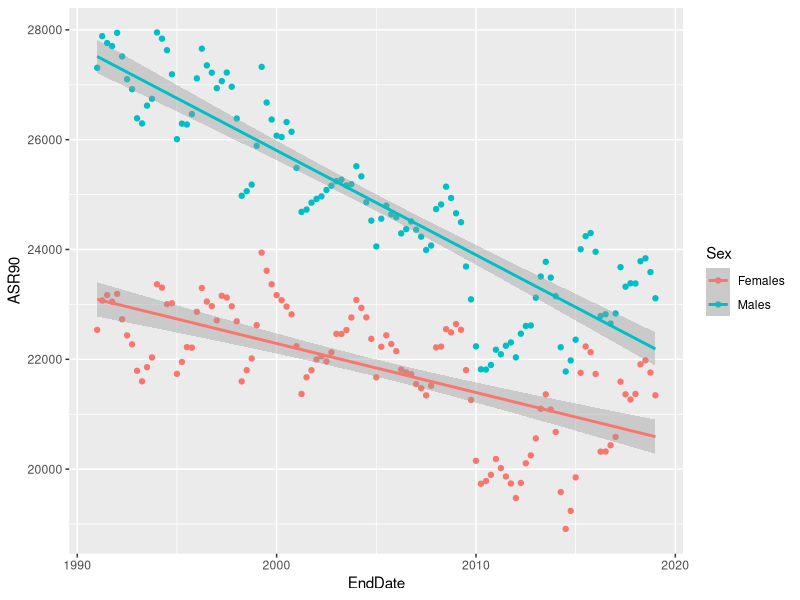
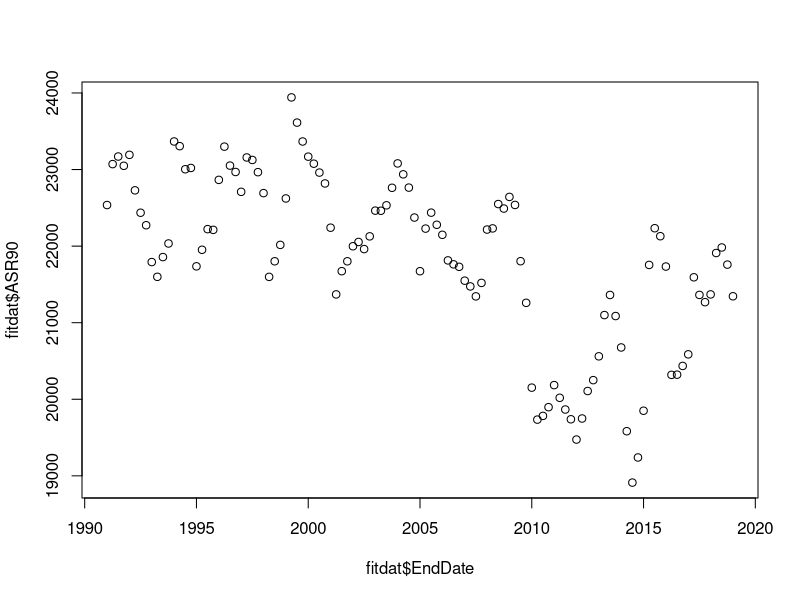
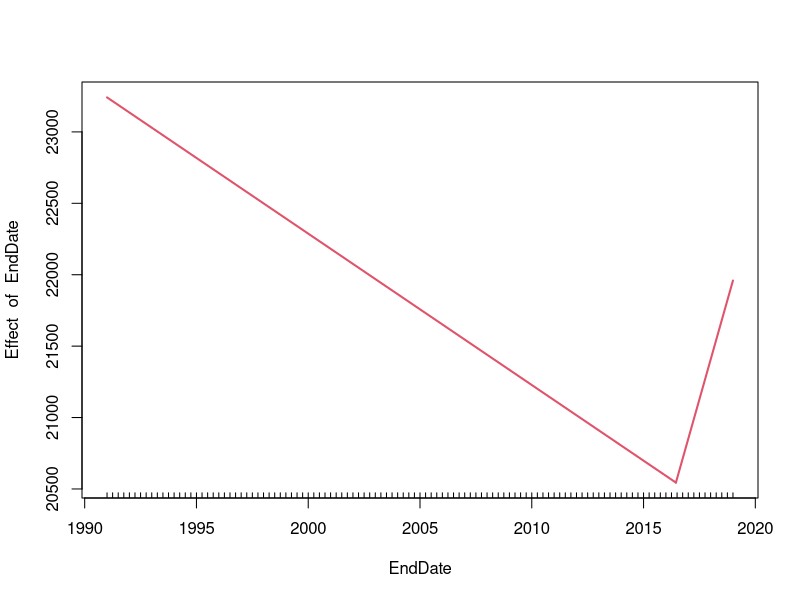
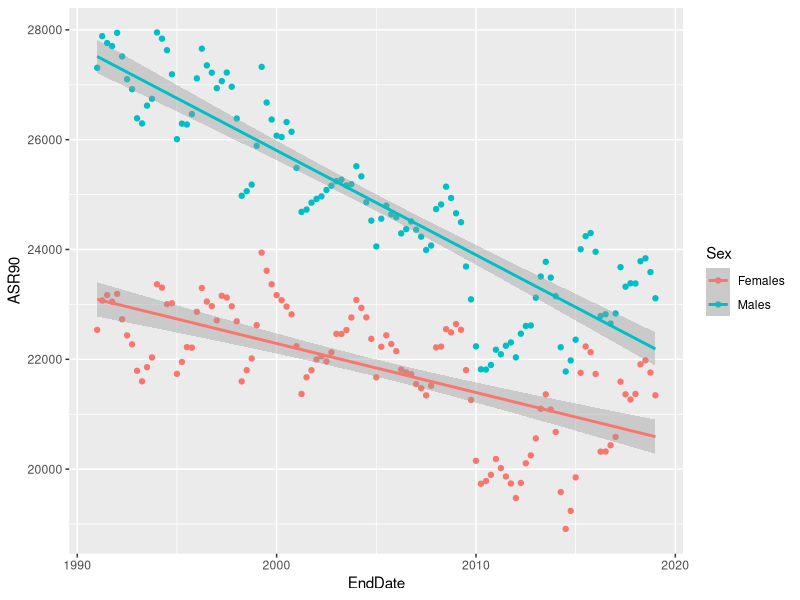
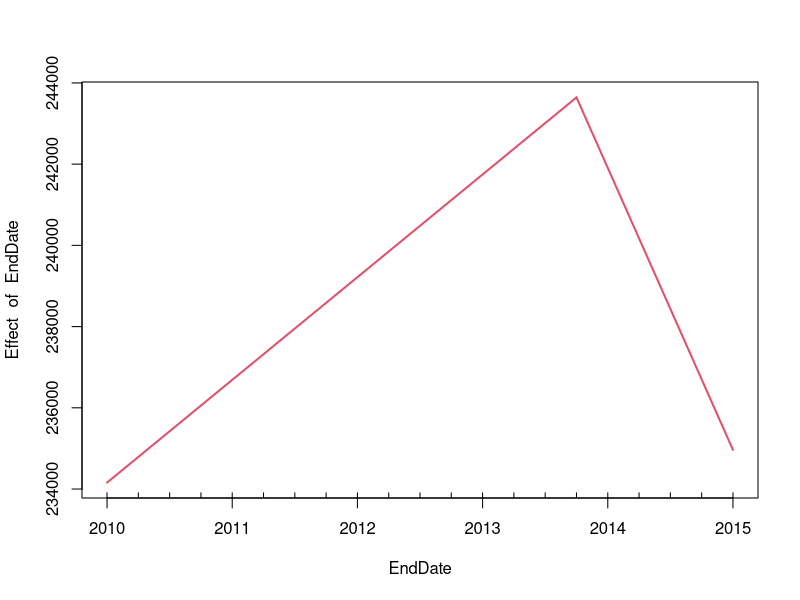

Recreate these plots in R, in order.
install.packages("tidyverse")
install.packages("readxl")
install.packages("segmented")

library(tidyverse)
library(readxl)
library(segmented)

# SETUP ################################################

engdat <- read_excel("Test data for segmented reg.xls",
                  sheet = "England ASRs", 
                  col_names = FALSE, 
                  skip = 17)

engdat <- engdat %>% dplyr::select(-8, -13, -18, -23, -28) 

time <- c(seq(from = 1991, to = 2019, by = 0.25), seq(from = 1991, to = 2019, by = 0.25))

engdat <- bind_cols(engdat, time)

colnames(engdat) <- c("Country", "Sex", "Quarter", 
                     "AllAgeDeaths","AllAgeASR", "AllAgeLwr", "AllAgeUpr",
                     "U75Deaths", "U75ASR", "U75Lwr", "U75Upr",
                     "Deaths7579", "ASR7579", "Lwr7579", "Upr7579",
                     "Deaths8084", "ASR8084", "Lwr8084", "Upr8084",
                     "Deaths8590", "ASR8590", "Lwr8590", "Upr8590",
                     "Deaths90", "ASR90", "Lwr90", "Upr90",
                     "EndDate")



### Some common sense checks #################################

ggplot(engdat, aes(EndDate, ASR90,color=Sex)) + geom_point() + stat_smooth(method="lm") 

fitdat <- engdat %>% filter(Sex == "Females") 
plot(fitdat$EndDate, fitdat$ASR90)
fit <- lm(ASR90 ~ EndDate , data = fitdat)
summary(segmented(fit))
plot(segmented(fit))



# COMPARING WITH ONS DATA #############################################

# The ONS used this data and this method to calculate breakpoints for all age-groups
# and both sexes. Here we carry out the same method and compare results with their,
# to check we're doing things correctly.

Sex <- c("Males", "Females")
Age <- c("AllAgeASR","U75ASR", "ASR7579","ASR8084", "ASR8590","ASR90")
EnglandTest <- data.frame()

for (i in Sex){
  for(j in Age){
    fitdat <- engdat %>% filter(Sex == i) 
    fit <- lm(paste(j, "~ EndDate"), data = fitdat)
    seg <- segmented(fit)
    out <- c("England", i, j, seg$psi[2])
    EnglandTest <- rbind(EnglandTest, out)
  }
}

colnames(EnglandTest) <- c("Country", "Sex", "Age", "Breakpoint")

print(EnglandTest)

ggplot(engdat, aes(EndDate, ASR90,color=Sex)) + geom_point() + stat_smooth(method="lm") 


### Predicting #################################################

# Data from the start of 2010 to the end of 2015
start_year <- 2010
end_year <- 2015

# Predicting deaths for all of 2018 for females
pred_year <- 2016
sex_choice <- "Females"

# fitdat is the data used to fit the model. fit is the fitted lm. segmod is the segmented model.
fitdat <- engdat %>% filter(Sex == sex_choice, EndDate <= end_year, EndDate >= start_year)
fit <- lm(AllAgeDeaths ~ EndDate , data = fitdat)
segmod <- segmented(fit)
plot(segmod)

# The years we are predicting for
preddat <- data.frame(seq(pred_year, pred_year+1, by= 0.25))
colnames(preddat) <- c("EndDate")

predvals <- predict.segmented(segmod, newdata = preddat)
dates <- preddat$EndDate
truevals <- (engdat %>% filter(Sex==sex_choice, EndDate >= pred_year+1, EndDate <= pred_year+2))$AllAgeDeaths

output <- cbind(dates, predvals, truevals)
output
